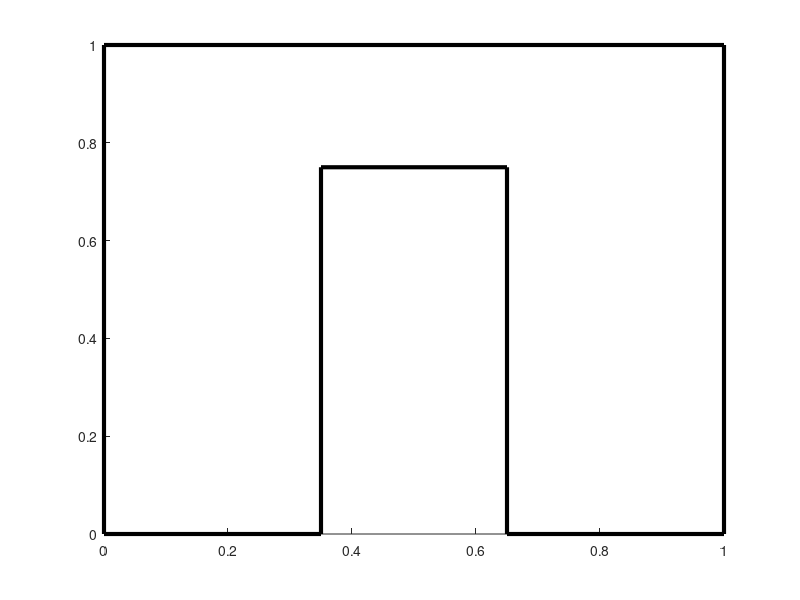

The MATLAB script that drew this image:





x1=0; y1=0;
x2=0.35; y2=0;
x3=0.65; y3=0; 
x4=1; y4=0;
x5=0; y5=1;
x6=1; y6=1;
x7=0.35; y7=0.75;
x8=0.65; y8=0.75; 

line([x1,x5],[y1,y5],'color',[0 0 0],'linewidth',3)
line([x1,x2],[y1,y2],'color',[0 0 0],'linewidth',3)
line([x2,x7],[y2,y7],'color',[0 0 0],'linewidth',3)
line([x5,x6],[y5,y6],'color',[0 0 0],'linewidth',3)
line([x7,x8],[y7,y8],'color',[0 0 0],'linewidth',3)
line([x8,x3],[y8,y3],'color',[0 0 0],'linewidth',3)
line([x3,x4],[y3,y4],'color',[0 0 0],'linewidth',3)
line([x6,x4],[y6,y4],'color',[0 0 0],'linewidth',3)




